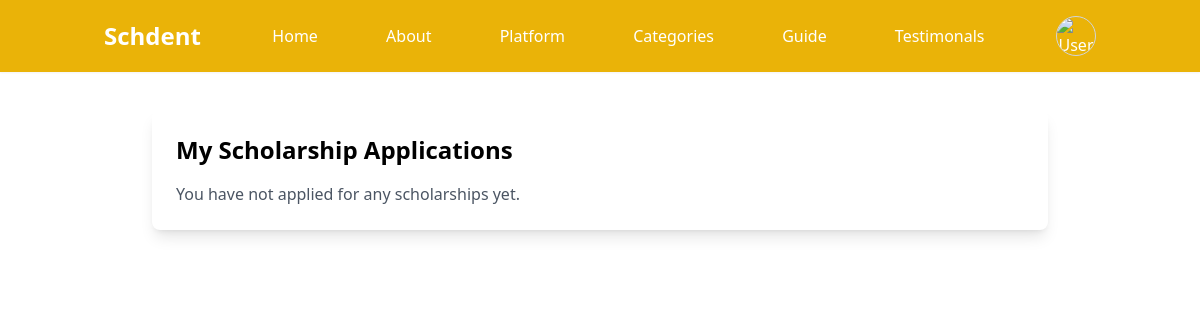
Page /my-scholarships/ (signed in) on the earlier database version.
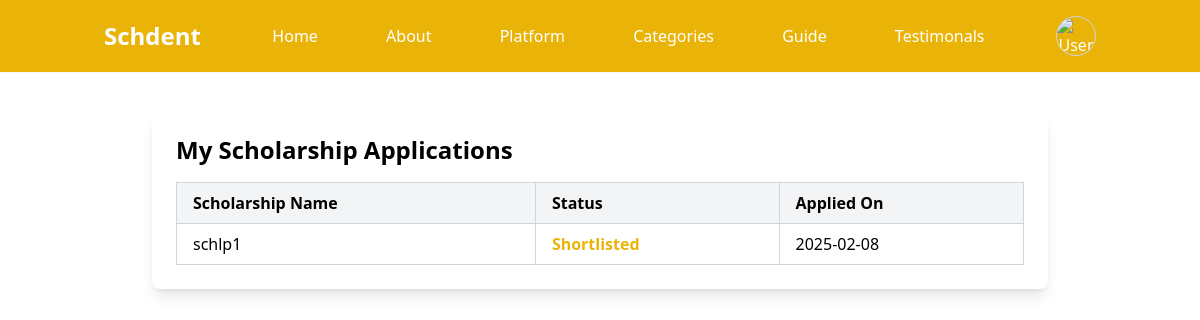
Same page on the later database version.
### home/models.py (models this page shows, shortened)
class ScholarshipApplication(models.Model):
    STATUS_CHOICES = (
        ('pending', 'Pending'),
        ('shortlisted', 'Shortlisted'),
        ('approved', 'Approved'),
        ('rejected', 'Rejected'),
    )
    scholarship = models.ForeignKey(Scholarship, on_delete=models.CASCADE, related_name="applications")
    applicant = models.ForeignKey(CustomUser, on_delete=models.CASCADE)
    reason = models.TextField()
    status = models.CharField(max_length=20, choices=STATUS_CHOICES, default='pending')
    applied_at = models.DateTimeField(auto_now_add=True)

class Scholarship(models.Model):
    title = models.CharField(max_length=255)
    posted_by = models.ForeignKey(CustomUser, on_delete=models.CASCADE)
    category = models.ForeignKey(Category, on_delete=models.CASCADE)
    amount = models.DecimalField(max_digits=10, decimal_places=2)
    last_date = models.DateField()
    documents_required = models.TextField()
    other_requirements = models.TextField(blank=True, null=True)
    poster = models.ImageField(upload_to='scholarship_posters/', blank=True, null=True)
    created_at = models.DateTimeField(auto_now_add=True)

### home/views.py (the view)
# urls.py: path('my-scholarships/', user_applied_scholarships, name='my_scholarships'),
@login_required
def user_applied_scholarships(request):
    applied_scholarships = ScholarshipApplication.objects.filter(applicant=request.user)
    return render(request, "applied_scholarships.html", {
        "applied_scholarships": applied_scholarships
    })

### templates/applied_scholarships.html (shortened to what this page needs)
{% extends "base.html" %}
{% block body %}
{% include "components/navbar.html" %}
<div class="max-w-4xl mx-auto mt-10 p-6 bg-white shadow-lg rounded-lg mt-[110px]">
    <h2 class="text-2xl font-semibold mb-4">My Scholarship Applications</h2>
    {% if applied_scholarships %}
        <table class="w-full border-collapse border border-gray-300">
            <thead>
                <tr class="bg-gray-100">
                    <th class="border border-gray-300 px-4 py-2 text-left">Scholarship Name</th>
                    <th class="border border-gray-300 px-4 py-2 text-left">Status</th>
                    <th class="border border-gray-300 px-4 py-2 text-left">Applied On</th>
                </tr>
            </thead>
            <tbody>
                {% for application in applied_scholarships %}
                <tr>
                    <td class="border border-gray-300 px-4 py-2"><a href="/scholarship/{{application.scholarship.id}}">{{ application.scholarship.title }} </a></td>
                    <td class="border border-gray-300 px-4 py-2">
                        {% if application.status == "pending" %}
                            <span class="text-gray-500 font-semibold">Pending</span>
                        {% elif application.status == "approved" %}
                            <span class="text-green-500 font-semibold">Approved</span>
                        {% elif application.status == "shortlisted" %}
                            <span class="text-yellow-500 font-semibold">Shortlisted</span>
                        {% else %}
                            <span class="text-red-500 font-semibold">Rejected</span>
                        {% endif %}
                    </td>
                    <td class="border border-gray-300 px-4 py-2">{{ application.applied_at|date:"Y-m-d" }}</td>
                </tr>
                {% endfor %}
            </tbody>
        </table>
    {% else %}
        <p class="text-gray-600">You have not applied for any scholarships yet.</p>
    {% endif %}
</div>
{% endblock %}

Differences in the rows shown:
added ScholarshipApplication: scholarship "schlp1", status "Shortlisted", applied_at "2025-02-08"
Other differences:
text no longer shown: "You have not applied for any scholarships yet."
text now shown: "Scholarship Name Status Applied On"
